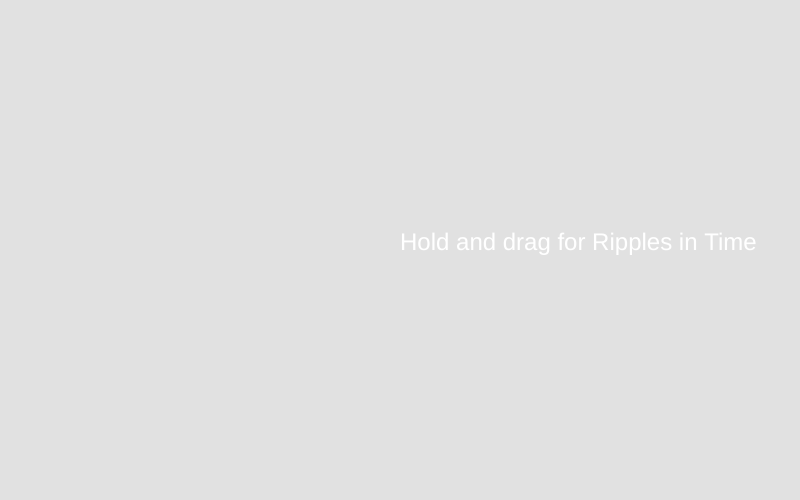
Frame 1 (no input)
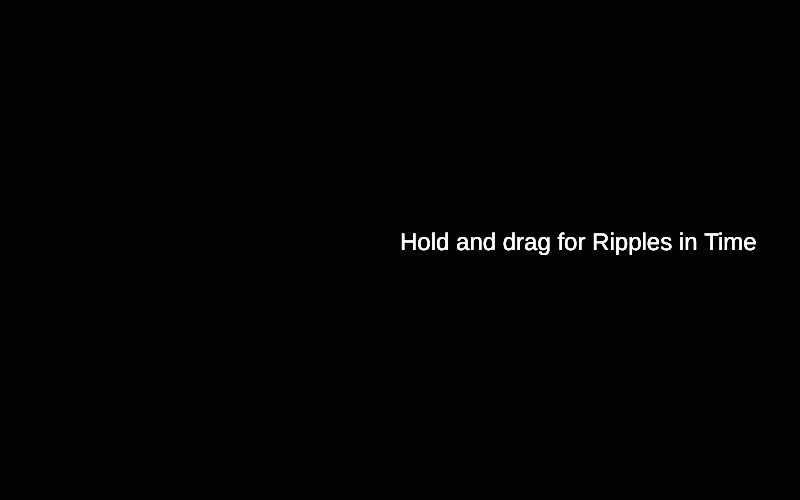
Frame 60 (no input)
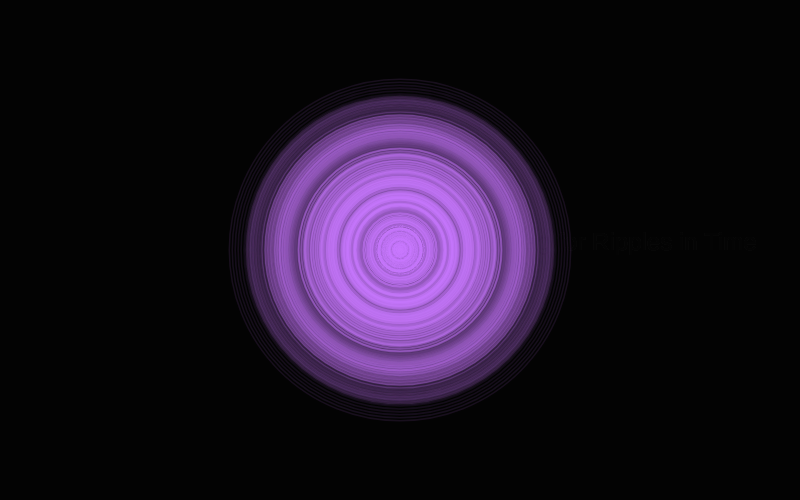
Frame 120 (the mouse pressed at the canvas centre since frame 60)

The p5.js sketch that drew these frames (run headless with seeded random() and noise() and a simulated clock; from frame 60 on, the mouse is pressed at the canvas centre):

// p5.js sketch
// ── sketch.js
let ripples = [];
let clickCount = 0;
let baseR = 200;
let baseG = 120;
let baseB = 255;
let mode = 0;
let Start = true;
function setup() {
  createCanvas(800, 500);
  rectMode(CENTER);
}

function draw() {
  background(0, 30);

  // START SCREEN
  if (Start) {
    fill(255);
    textSize(24);
    text("Hold and drag for Ripples in Time", width / 2, height / 2);
    return;
  }

  if (mouseIsPressed) {
    let r = new Ripple(mouseX, mouseY, baseR, baseG, baseB, mode);
    ripples.push(r);

    if (ripples.length > 250) {
      ripples.splice(0, 1);
    }
  }

  for (let i = ripples.length - 1; i >= 0; i--) {
    ripples[i].move();
    if (ripples[i].isOut() == true) {
      ripples.splice(i, 1);
    }
  }

  // pixel trace
  PixelSparkles();

  for (let i = 0; i < ripples.length; i++) {
    ripples[i].display();
  }
}

function mousePressed() {
  //start screen end
  if (Start) {
    Start = false;
    return;
  }

  // post start screen
  clickCount++;

  if (clickCount % 3 == 0) {
    baseR = random(0, 255);
    baseG = random(0, 255);
    baseB = random(0, 255);

    mode = mode + 1;
    if (mode > 2) {
      mode = 0;
    }
  }
}

//pixal
function PixelSparkles() {
  if (ripples.length == 0) return;
  loadPixels();
  let sparklesPerRipple = 20;
  for (let i = 0; i < ripples.length; i++) {
    let rp = ripples[i];

    for (let n = 0; n < sparklesPerRipple; n++) {

      let angle = random(TWO_PI);
      let radius = random(0, 25);

      let sx = floor(rp.x + cos(angle) * radius);
      let sy = floor(rp.y + sin(angle) * radius);

      if (sx >= 0 && sx < width && sy >= 0 && sy < height) {

        let index = (sx + sy * width) * 4;

        // blend 
        pixels[index] = pixels[index] * 0.7 + rp.r * 0.3;
        pixels[index + 1] = pixels[index + 1] * 0.7 + rp.g * 0.3;
        pixels[index + 2] = pixels[index + 2] * 0.7 + rp.b * 0.3;
      }
    }
  }

  updatePixels();
}

class Ripple {
  constructor(x, y, r, g, b, m) {
    this.x = x;
    this.y = y;

    this.r = r;
    this.g = g;
    this.b = b;

    this.mode = m;

    this.rings = [];
    this.addRing();

    this.age = 0;
    this.maxAge = 180;
  }

  addRing() {
    let ring = {
      radius: 0,
      alpha: 200,
      thickness: random(1, 4),
      growth: 0
    };

    if (this.mode == 0) {
      ring.growth = random(2, 3);
    } else if (this.mode == 1) {
      ring.growth = random(1, 3);
    } else if (this.mode == 2) {
      ring.growth = random(3, 5);
    }

    this.rings.push(ring);
  }

  move() {
    this.age++;

    if (this.age < this.maxAge / 2 &&
      this.age % 100 == 0 &&
      this.rings.length < 12) {
      this.addRing();
    }

    for (let i = this.rings.length - 1; i >= 0; i--) {
      let ring = this.rings[i];

      ring.radius += ring.growth;
      ring.alpha -= 3;

      if (this.mode == 1) {
        this.y += 0.1;
      } else if (this.mode == 2) {
        this.x += sin(frameCount * 0.05) * 0.3;
      }

      if (ring.alpha <= 0 || ring.radius > max(width, height)) {
        this.rings.splice(i, 1);
      }
    }
  }

  display() {
    noFill();

    for (let i = 0; i < this.rings.length; i++) {
      let ring = this.rings[i];

      stroke(this.r, this.g, this.b, ring.alpha);
      strokeWeight(ring.thickness);

      if (this.mode == 0) {
        circle(this.x, this.y, ring.radius * 2);
      } else if (this.mode == 1) {
        rect(this.x, this.y, ring.radius * 2, ring.radius * 2);
      } else if (this.mode == 2) {
        line(this.x - ring.radius, this.y,
          this.x + ring.radius, this.y);
        line(this.x, this.y - ring.radius,
          this.x, this.y + ring.radius);
      }
    }
  }

  isOut() {
    return (this.age > this.maxAge && this.rings.length == 0);
  }
}
